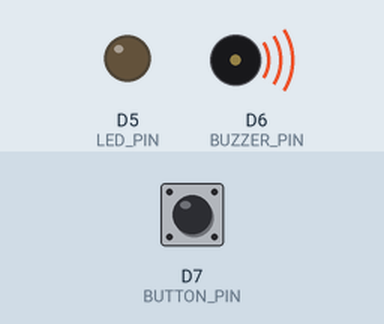
Recording of a sketch running on a simulated ESP8266 (NodeMCU). On the bench: output pins drawn as LEDs (lit = HIGH), buzzer (waves = sounding). The inputs (shaded band) are chosen by the test bench; at power-on: D7 (BUTTON_PIN) HIGH. WiFi joins after 1.5 s; servers stay silent unless stated; what the sketch prints to the serial monitor is not drawn.

Above: at 4.0 s.
4.1 s: D7 (BUTTON_PIN) pulled LOW for 0.15 s
At 4.9 s:
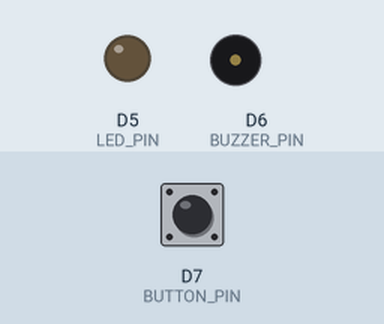
5.7 s: D7 (BUTTON_PIN) driven LOW
8.7 s: D7 (BUTTON_PIN) pulsed HIGH 2 times (0.12 s each, 0.3 s apart)
Timing chart, 0 to 11.7 s (numbered marks = the images above; inputs shaded):
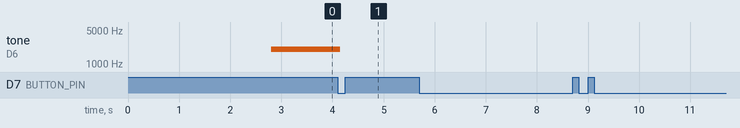

Measured:
- after the input at 4.1 s, tone on D6 (BUZZER_PIN): 2000 Hz → silent after 0.05 s

The sketch:

progres_4.ino
```cpp
#define BLYNK_TEMPLATE_ID "TMPL6CnjwdBoQ"         // Ganti dengan Template ID Anda
#define BLYNK_TEMPLATE_NAME "Indikator Infus"      // Nama project di Blynk Cloud
#define BLYNK_AUTH_TOKEN "T-KxP6RJmCmslspEltz58uP8ckwin9PU"  // Token dari Blynk Cloud

#include <ESP8266WiFi.h>
#include <BlynkSimpleEsp8266.h>
#include <WiFiManager.h>
#include <Wire.h>
#include <Adafruit_MPR121.h>

// Pin Configuration
#define SDA_PIN D2
#define SCL_PIN D1
#define LED_PIN D5
#define BUZZER_PIN D6
#define BUTTON_PIN D7

// Sensor Thresholds
const int THRESHOLD_BAWAH = 135;
const int THRESHOLD_TENGAH = 135;
const int THRESHOLD_ATAS = 100;

Adafruit_MPR121 cap = Adafruit_MPR121();

// Blynk Virtual Pins
#define BLYNK_LEVEL_PIN V1    // Untuk mengirim status level infus
#define BLYNK_BUZZER_PIN V2   // Untuk kontrol buzzer dari Blynk

// Variabel Sistem
bool buzzerEnabled = true;
bool sudahBunyi20 = false;
unsigned long lastBuzzerToggleTime = 0;

void setup() {
  Serial.begin(115200);
  delay(1000); // Stabilisasi serial

  // Inisialisasi Hardware
  pinMode(LED_PIN, OUTPUT);
  pinMode(BUZZER_PIN, OUTPUT);
  pinMode(BUTTON_PIN, INPUT_PULLUP);
  digitalWrite(BUZZER_PIN, LOW);

  // Inisialisasi I2C dengan speed rendah
  Wire.begin(SDA_PIN, SCL_PIN);
  Wire.setClock(50000); // 50 kHz untuk stabilitas

  // Cek Sensor MPR121
  if (!cap.begin(0x5A)) {
    Serial.println("MPR121 tidak terdeteksi! Cek koneksi.");
    while (1) {
      digitalWrite(LED_PIN, HIGH);
      delay(200);
      digitalWrite(LED_PIN, LOW);
      delay(200);
    }
  }

  // Koneksi WiFi + Blynk
  WiFiManager wm;
  wm.setConnectTimeout(30); // Timeout 30 detik
  if (!wm.autoConnect("Infus_Config")) {
    Serial.println("Gagal koneksi WiFi! Restart...");
    delay(1000);
    ESP.restart();
  }

  Blynk.config(BLYNK_AUTH_TOKEN);
  if (!Blynk.connect(3000)) {
    Serial.println("Gagal koneksi Blynk! Operasi offline.");
  }
}

BLYNK_WRITE(BLYNK_BUZZER_PIN) { // Kontrol buzzer dari Blynk
  buzzerEnabled = !param.asInt();
  if (!buzzerEnabled) noTone(BUZZER_PIN);
}

void handleButton() {
  static int lastButtonState = HIGH;
  static unsigned long lastDebounceTime = 0;

  int reading = digitalRead(BUTTON_PIN);
  if (reading != lastButtonState) {
    lastDebounceTime = millis();
  }

  if ((millis() - lastDebounceTime) > 50) {
    if (reading == LOW) {
      buzzerEnabled = false;
      noTone(BUZZER_PIN);
      Blynk.virtualWrite(BLYNK_BUZZER_PIN, 1); // Update Blynk
      Serial.println("Buzzer: NONAKTIF (Tombol Fisik)");
    }
  }
  lastButtonState = reading;
}

void handleSensor() {
  static unsigned long lastRead = 0;
  if (millis() - lastRead < 200) return; // Batasi pembacaan
  lastRead = millis();

  // Baca sensor dengan error handling
  Wire.beginTransmission(0x5A);
  byte error = Wire.endTransmission();
  if (error != 0) {
    Serial.println("Error I2C! Coba reset...");
    Wire.begin(SDA_PIN, SCL_PIN);
    return;
  }

  int bawah = cap.filteredData(0);
  int tengah = cap.filteredData(1);
  int atas = cap.filteredData(2);

  // Debug nilai sensor
  Serial.printf("Sensor: B=%d T=%d A=%d\n", bawah, tengah, atas);

  // Logika Level Infus
  int statusGambar = 3; // Default: Habis (3)

  if (bawah < THRESHOLD_BAWAH && tengah < THRESHOLD_TENGAH && atas < THRESHOLD_ATAS) {
    statusGambar = 0; // Penuh (0)
    digitalWrite(LED_PIN, HIGH);
    noTone(BUZZER_PIN);
    sudahBunyi20 = false;
  }
  else if (bawah < THRESHOLD_BAWAH && tengah >= THRESHOLD_TENGAH && atas >= THRESHOLD_ATAS) {
    statusGambar = 2; // 20% (2)
    digitalWrite(LED_PIN, LOW);
    if (buzzerEnabled && !sudahBunyi20) {
      tone(BUZZER_PIN, 1000, 2000);
      sudahBunyi20 = true;
    }
  }
  else if (bawah >= THRESHOLD_BAWAH && tengah >= THRESHOLD_TENGAH && atas >= THRESHOLD_ATAS) {
    statusGambar = 3; // Habis (3)
    digitalWrite(LED_PIN, LOW);
    if (buzzerEnabled) tone(BUZZER_PIN, 2000);
  }
  else {
    statusGambar = 1; // Tengah/80% (1)
    digitalWrite(LED_PIN, LOW);
    noTone(BUZZER_PIN);
  }

  // Kirim status ke Blynk
  Blynk.virtualWrite(BLYNK_LEVEL_PIN, statusGambar);
}

void loop() {
  Blynk.run();
  yield(); // Penting untuk stabilitas WiFi

  handleButton();
  handleSensor();

  // Auto-aktifkan buzzer setelah 30 menit
  if (!buzzerEnabled && millis() - lastBuzzerToggleTime > 30 * 60 * 1000) {
    buzzerEnabled = true;
    Blynk.virtualWrite(BLYNK_BUZZER_PIN, 0);
  }}
```
